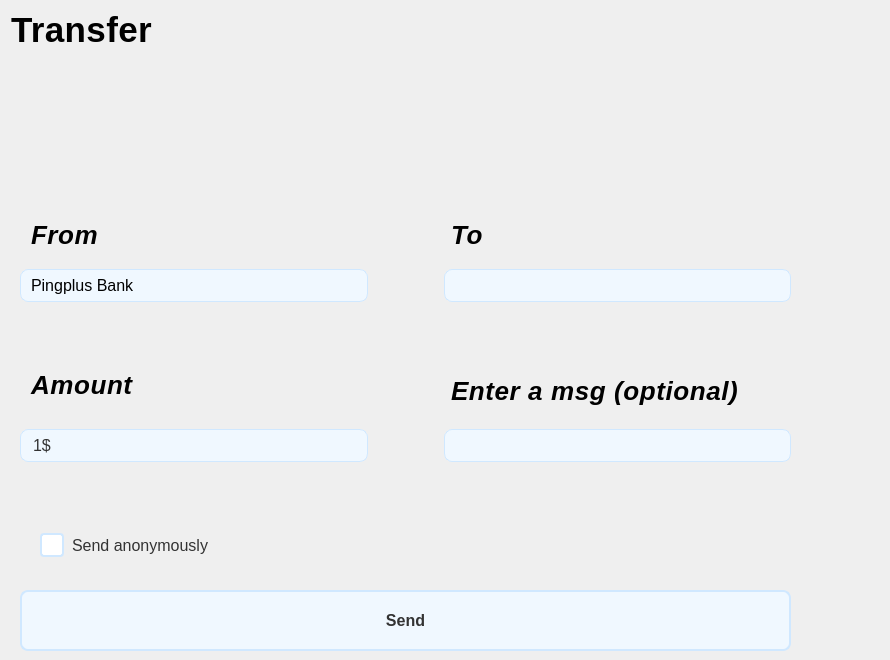
    <widget class="QWidget" name="page_3">
     <widget class="QLabel" name="label_8">
      <property name="geometry">
       <rect>
        <x>-20</x>
        <y>0</y>
        <width>251</width>
        <height>60</height>
       </rect>
      </property>
      <property name="styleSheet">
       <string notr="true">QLabel {
    color: black;
    font-family: &quot;San Francisco&quot;, &quot;Helvetica Neue&quot;, &quot;Segoe UI&quot;, &quot;Arial&quot;, sans-serif;
    font-size: 35px;
    font-weight: bold; /* Makes the font bold */
    font-weight: 600;
    padding: 10px 22px;
    border: none;
    border-radius: 14px;
    min-height: 40px;
    min-width: 120px;
    letter-spacing: 0.4px;
}
</string>
      </property>
      <property name="text">
       <string>Transfer</string>
      </property>
     </widget>
     <widget class="QLabel" name="label_9">
      <property name="geometry">
       <rect>
        <x>0</x>
        <y>200</y>
        <width>251</width>
        <height>69</height>
       </rect>
      </property>
      <property name="styleSheet">
       <string notr="true">QLabel {
    color: black; /* White text for better contrast */
    font-family: &quot;San Francisco&quot;, &quot;Helvetica Neue&quot;, &quot;Segoe UI&quot;, &quot;Arial&quot;, sans-serif;
    font-size: 26px; /* Slightly larger font size for emphasis */
    font-weight: bold; /* Bold font for stronger presence */
    font-style: italic; /* Adds a touch of elegance with italic */
    padding: 12px 24px; /* Slightly more padding for better spacing */
    border: none;
    border-radius: 15px; /* More rounded edges for a modern look */
    background: linear-gradient(45deg, #1E90FF, #00BFFF); /* Gradient background for depth */
    box-shadow: 0 4px 6px rgba(0, 0, 0, 0.3); /* Subtle shadow for a lifted effect */
    min-height: 45px; /* Increased height for a more prominent button */
    min-width: 140px; /* Slightly wider for better balance */
    letter-spacing: 0.6px; /* More spacing for a sleeker appearance */
    text-transform: uppercase; /* All caps for a bolder impression */
    transition: background 0.3s ease, transform 0.2s ease; /* Smooth transition on hover */
}

QLabel:hover {
    background: linear-gradient(45deg, #00BFFF, #1E90FF); /* Inverted gradient on hover for interactive effect */
    transform: translateY(-2px); /* Slight lift on hover for more interactivity */
}
</string>
      </property>
      <property name="text">
       <string>From</string>
      </property>
     </widget>
     <widget class="QWidget" name="horizontalWidget" native="true">
      <property name="geometry">
       <rect>
        <x>20</x>
        <y>250</y>
        <width>771</width>
        <height>71</height>
       </rect>
      </property>
      <property name="styleSheet">
       <string notr="true">QWidget{
	background: none;
}</string>
      </property>
      <layout class="QHBoxLayout" name="horizontalLayout_2">
       <item>
        <widget class="QComboBox" name="combobox">
         <property name="cursor">
          <cursorShape>PointingHandCursor</cursorShape>
         </property>
         <property name="styleSheet">
          <string notr="true">/* Base style for QComboBox */
QComboBox {
  border: 1px solid #d0e8ff;
  border-radius: 8px;
  background-color: #f0f8ff;
  padding: 5px 10px;
  font-size: 16px;
  color: black; /* Set the font color to black */
}

/* Hover state for QComboBox */
QComboBox:hover {
  border-color: #9ec8ff;
}

/* Focus state for QComboBox */
QComboBox:focus {
  border-color: #0078d7;
  box-shadow: 0 0 5px rgba(0, 120, 215, 0.5);
  outline: none;
}

/* Dropdown button style for QComboBox */
QComboBox::drop-down {
  border: none;
  background: transparent;
  subcontrol-origin: padding;
  subcontrol-position: top right;
  width: 20px;
}

/* Arrow style for QComboBox */
QComboBox::down-arrow {
  image: url(&quot;:/icons/down-arrow.png&quot;); /* Replace with your custom arrow icon if available */
  width: 12px;
  height: 12px;
}

/* Pop-up style for QComboBox */
QComboBox QAbstractItemView {
  border: 1px solid #d0e8ff;
  border-radius: 8px;
  background-color: #f0f8ff;
  selection-background-color: #0078d7;
  selection-color: white;
  color: black; /* Set the font color inside the dropdown to black */
}</string>
         </property>
         <item>
          <property name="text">
           <string>Pingplus Bank</string>
          </property>
         </item>
         <item>
          <property name="text">
           <string>American Express</string>
          </property>
         </item>
        </widget>
       </item>
       <item>
        <spacer name="horizontalSpacer">
         <property name="orientation">
          <enum>Qt::Orientation::Horizontal</enum>
         </property>
         <property name="sizeType">
          <enum>QSizePolicy::Policy::Maximum</enum>
         </property>
         <property name="sizeHint" stdset="0">
          <size>
           <width>70</width>
           <height>2</height>
          </size>
         </property>
        </spacer>
       </item>
       <item>
        <widget class="QLineEdit" name="WhoLineEdit">
         <property name="sizePolicy">
          <sizepolicy hsizetype="Preferred" vsizetype="Fixed">
           <horstretch>0</horstretch>
           <verstretch>0</verstretch>
          </sizepolicy>
         </property>
         <property name="statusTip">
          <string comment="username" extracomment="username"/>
         </property>
         <property name="styleSheet">
          <string notr="true">/* Base style for QLineEdit */
QLineEdit {
  border: 1px solid #d0e8ff;
  border-radius: 8px;
  background-color: #f0f8ff;
  padding: 5px 10px;
  font-size: 16px;
  color: #333;
}

QLineEdit:hover {
  border-color: #9ec8ff;
}

QLineEdit:focus {
  border-color: #0078d7;
  box-shadow: 0 0 5px rgba(0, 120, 215, 0.5);
  outline: none;
}</string>
         </property>
        </widget>
       </item>
      </layout>
     </widget>
     <widget class="QLabel" name="label_10">
      <property name="geometry">
       <rect>
        <x>420</x>
        <y>200</y>
        <width>251</width>
        <height>69</height>
       </rect>
      </property>
      <property name="styleSheet">
       <string notr="true">QLabel {
    color: black; /* White text for better contrast */
    font-family: &quot;San Francisco&quot;, &quot;Helvetica Neue&quot;, &quot;Segoe UI&quot;, &quot;Arial&quot;, sans-serif;
    font-size: 26px; /* Slightly larger font size for emphasis */
    font-weight: bold; /* Bold font for stronger presence */
    font-style: italic; /* Adds a touch of elegance with italic */
    padding: 12px 24px; /* Slightly more padding for better spacing */
    border: none;
    border-radius: 15px; /* More rounded edges for a modern look */
    background: linear-gradient(45deg, #1E90FF, #00BFFF); /* Gradient background for depth */
    box-shadow: 0 4px 6px rgba(0, 0, 0, 0.3); /* Subtle shadow for a lifted effect */
    min-height: 45px; /* Increased height for a more prominent button */
    min-width: 140px; /* Slightly wider for better balance */
    letter-spacing: 0.6px; /* More spacing for a sleeker appearance */
    text-transform: uppercase; /* All caps for a bolder impression */
    transition: background 0.3s ease, transform 0.2s ease; /* Smooth transition on hover */
}

QLabel:hover {
    background: linear-gradient(45deg, #00BFFF, #1E90FF); /* Inverted gradient on hover for interactive effect */
    transform: translateY(-2px); /* Slight lift on hover for more interactivity */
}
</string>
      </property>
      <property name="text">
       <string>To</string>
      </property>
     </widget>
     <widget class="QLabel" name="label_11">
      <property name="geometry">
       <rect>
        <x>0</x>
        <y>350</y>
        <width>251</width>
        <height>69</height>
       </rect>
      </property>
      <property name="styleSheet">
       <string notr="true">QLabel {
    color: black; /* White text for better contrast */
    font-family: &quot;San Francisco&quot;, &quot;Helvetica Neue&quot;, &quot;Segoe UI&quot;, &quot;Arial&quot;, sans-serif;
    font-size: 26px; /* Slightly larger font size for emphasis */
    font-weight: bold; /* Bold font for stronger presence */
    font-style: italic; /* Adds a touch of elegance with italic */
    padding: 12px 24px; /* Slightly more padding for better spacing */
    border: none;
    border-radius: 15px; /* More rounded edges for a modern look */
    background: linear-gradient(45deg, #1E90FF, #00BFFF); /* Gradient background for depth */
    box-shadow: 0 4px 6px rgba(0, 0, 0, 0.3); /* Subtle shadow for a lifted effect */
    min-height: 45px; /* Increased height for a more prominent button */
    min-width: 140px; /* Slightly wider for better balance */
    letter-spacing: 0.6px; /* More spacing for a sleeker appearance */
    text-transform: uppercase; /* All caps for a bolder impression */
    transition: background 0.3s ease, transform 0.2s ease; /* Smooth transition on hover */
}

QLabel:hover {
    background: linear-gradient(45deg, #00BFFF, #1E90FF); /* Inverted gradient on hover for interactive effect */
    transform: translateY(-2px); /* Slight lift on hover for more interactivity */
}
</string>
      </property>
      <property name="text">
       <string>Amount</string>
      </property>
     </widget>
     <widget class="QCheckBox" name="checkBox">
      <property name="geometry">
       <rect>
        <x>40</x>
        <y>530</y>
        <width>181</width>
        <height>31</height>
       </rect>
      </property>
      <property name="cursor">
       <cursorShape>PointingHandCursor</cursorShape>
      </property>
      <property name="styleSheet">
       <string notr="true">/* Base style for QCheckBox */
QCheckBox {
  spacing: 8px; /* Space between the checkbox and the label */
  font-size: 16px;
  color: #333;
}

QCheckBox::indicator {
  width: 20px;
  height: 20px;
  border: 2px solid #d0e8ff;
  border-radius: 4px;
  background-color: #ffffff;
  transition: background-color 0.3s, border-color 0.3s;
}

QCheckBox::indicator:hover {
  border-color: #9ec8ff;
}

QCheckBox::indicator:checked {
  border-color: #0078d7;
  background-color: #0078d7; /* Blue box when checked */
}

QCheckBox::indicator:checked:hover {
  border-color: #005bb5;
  background-color: #005bb5; /* Darker blue on hover */
}

QCheckBox::indicator:disabled {
  border-color: #c5c5c5;
  background-color: #f5f5f5;
}</string>
      </property>
      <property name="text">
       <string>Send anonymously</string>
      </property>
     </widget>
     <widget class="QLabel" name="label_12">
      <property name="geometry">
       <rect>
        <x>420</x>
        <y>350</y>
        <width>461</width>
        <height>82</height>
       </rect>
      </property>
      <property name="styleSheet">
       <string notr="true">QLabel {
    color: black; /* White text for better contrast */
    font-family: &quot;San Francisco&quot;, &quot;Helvetica Neue&quot;, &quot;Segoe UI&quot;, &quot;Arial&quot;, sans-serif;
    font-size: 26px; /* Slightly larger font size for emphasis */
    font-weight: bold; /* Bold font for stronger presence */
    font-style: italic; /* Adds a touch of elegance with italic */
    padding: 12px 24px; /* Slightly more padding for better spacing */
    border: none;
    border-radius: 15px; /* More rounded edges for a modern look */
    background: linear-gradient(45deg, #1E90FF, #00BFFF); /* Gradient background for depth */
    box-shadow: 0 4px 6px rgba(0, 0, 0, 0.3); /* Subtle shadow for a lifted effect */
    min-height: 45px; /* Increased height for a more prominent button */
    min-width: 140px; /* Slightly wider for better balance */
    letter-spacing: 0.6px; /* More spacing for a sleeker appearance */
    text-transform: uppercase; /* All caps for a bolder impression */
    transition: background 0.3s ease, transform 0.2s ease; /* Smooth transition on hover */
}

QLabel:hover {
    background: linear-gradient(45deg, #00BFFF, #1E90FF); /* Inverted gradient on hover for interactive effect */
    transform: translateY(-2px); /* Slight lift on hover for more interactivity */
}
</string>
      </property>
      <property name="text">
       <string>Enter a msg (optional)</string>
      </property>
     </widget>
     <widget class="QPushButton" name="SendButton">
      <property name="geometry">
       <rect>
        <x>20</x>
        <y>590</y>
        <width>771</width>
        <height>61</height>
       </rect>
      </property>
      <property name="styleSheet">
       <string notr="true">/* Base style for QPushButton */
QPushButton {
  border: 2px solid #d0e8ff;
  border-radius: 8px;
  background-color: #f0f8ff;
  color: #333;
  padding: 8px 16px;
  font-size: 16px;
  font-weight: bold;
  text-align: center;
  transition: background-color 0.3s, border-color 0.3s, color 0.3s;
}

QPushButton:hover {
  border-color: #9ec8ff;
  background-color: #e6f4ff;
}

QPushButton:pressed {
  border-color: #0078d7;
  background-color: #0078d7;
  color: #ffffff; /* Text turns white when pressed */
}

QPushButton:disabled {
  border-color: #c5c5c5;
  background-color: #f5f5f5;
  color: #a0a0a0;
}</string>
      </property>
      <property name="text">
       <string>Send</string>
      </property>
     </widget>
     <widget class="QWidget" name="horizontalWidget_2" native="true">
      <property name="geometry">
       <rect>
        <x>20</x>
        <y>410</y>
        <width>771</width>
        <height>71</height>
       </rect>
      </property>
      <property name="styleSheet">
       <string notr="true">#horizontalWidget_2{
	background: none;

}</string>
      </property>
      <layout class="QHBoxLayout" name="horizontalLayout_3">
       <item>
        <widget class="QLineEdit" name="amount">
         <property name="sizePolicy">
          <sizepolicy hsizetype="Preferred" vsizetype="Fixed">
           <horstretch>0</horstretch>
           <verstretch>0</verstretch>
          </sizepolicy>
         </property>
         <property name="statusTip">
          <string comment="username" extracomment="username"/>
         </property>
         <property name="styleSheet">
          <string notr="true">/* Base style for QLineEdit */
QLineEdit {
  border: 1px solid #d0e8ff;
  border-radius: 8px;
  background-color: #f0f8ff;
  padding: 5px 10px;
  font-size: 16px;
  color: #333;
}

QLineEdit:hover {
  border-color: #9ec8ff;
}

QLineEdit:focus {
  border-color: #0078d7;
  box-shadow: 0 0 5px rgba(0, 120, 215, 0.5);
  outline: none;
}</string>
         </property>
         <property name="text">
          <string>1$</string>
         </property>
        </widget>
       </item>
       <item>
        <spacer name="horizontalSpacer_2">
         <property name="orientation">
          <enum>Qt::Orientation::Horizontal</enum>
         </property>
         <property name="sizeType">
          <enum>QSizePolicy::Policy::Maximum</enum>
         </property>
         <property name="sizeHint" stdset="0">
          <size>
           <width>70</width>
           <height>2</height>
          </size>
         </property>
        </spacer>
       </item>
       <item>
        <widget class="QLineEdit" name="message">
         <property name="sizePolicy">
          <sizepolicy hsizetype="Preferred" vsizetype="Fixed">
           <horstretch>0</horstretch>
           <verstretch>0</verstretch>
          </sizepolicy>
         </property>
         <property name="statusTip">
          <string comment="username" extracomment="username"/>
         </property>
         <property name="styleSheet">
          <string notr="true">/* Base style for QLineEdit */
QLineEdit {
  border: 1px solid #d0e8ff;
  border-radius: 8px;
  background-color: #f0f8ff;
  padding: 5px 10px;
  font-size: 16px;
  color: #333;
}

QLineEdit:hover {
  border-color: #9ec8ff;
}

QLineEdit:focus {
  border-color: #0078d7;
  box-shadow: 0 0 5px rgba(0, 120, 215, 0.5);
  outline: none;
}</string>
         </property>
        </widget>
       </item>
      </layout>
     </widget>
    </widget>
